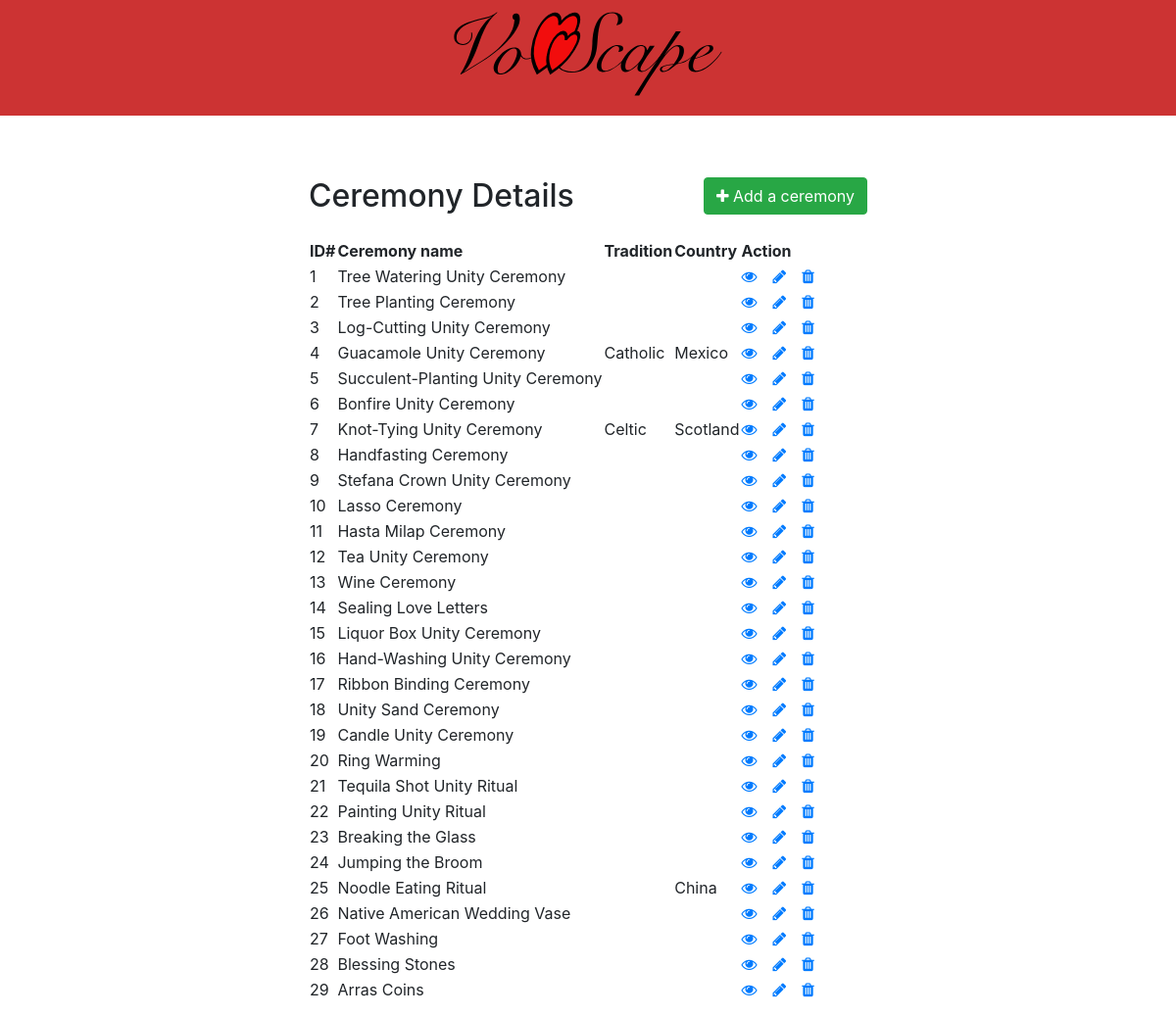
Screenshot of /crud.php with the database file from the repository.
### tables this page shows
CREATE TABLE `ceremonies` (
  `id` int(11) NOT NULL,
  `name` text NOT NULL,
  `description` text NOT NULL,
  `tradition` text NOT NULL,
  `country` text NOT NULL,
  `media1` text DEFAULT NULL,
  `media2` text DEFAULT NULL,
  `notes` text DEFAULT NULL,
  `status` varchar(2) DEFAULT NULL
);

### crud.php (the view, shortened to what this page needs)
<!DOCTYPE html>
<html lang="en">
<head>
  <link rel="stylesheet" href="styles.css">
  <link rel="stylesheet" href="https://stackpath.bootstrapcdn.com/bootstrap/4.5.2/css/bootstrap.min.css">
  <link rel="stylesheet" href="https://maxcdn.bootstrapcdn.com/font-awesome/4.7.0/css/font-awesome.min.css">
  <link rel="stylesheet" type="text/css" href="https://cdn.datatables.net/2.0.5/css/dataTables.dataTables.min.css">
</head>
<body>
<div class="header">
  <h1 id="ceremony_name"><a href="index.php"><img src="images/vowscape-logo.svg" alt="VowScape" height="100 px" ></a></h1>
</div>
<div class="wrapper">
  <div class="container-fluid">
    <div class="row">
      <div class="col-md-12">
        <div class="mt-5 mb-3 clearfix">
          <h2 class="pull-left">Ceremony Details</h2>
          <a href="create.php" class="btn btn-success pull-right"><i class="fa fa-plus"></i> Add a ceremony</a>
        </div>
        <?php
        require_once "db_configuration.php";
        $sql = "SELECT * FROM ceremonies";
        if ($result = mysqli_query($link, $sql)) {
          if (mysqli_num_rows($result) > 0) {
            echo '<table id="datatable" class="display">';
            echo "<thead>";
            echo "<tr>";
            echo "<th>ID#</th>";
            echo "<th>Ceremony name</th>";
            echo "<th>Tradition</th>";
            echo "<th>Country</th>";
            echo "<th>Action</th>";
            echo "</tr>";
            echo "</thead>";
            echo "<tbody>";
            while ($row = mysqli_fetch_array($result)) {
              echo "<tr>";
              echo "<td>" . $row['id'] . "</td>";
              echo "<td>" . $row['name'] . "</td>";
              echo "<td>" . $row['tradition'] . "</td>";
              echo "<td>" . $row['country'] . "</td>";
              echo "<td>";
              echo '<a href="read.php?id=' . $row['id'] . '" class="mr-3" title="View Ceremony" data-toggle="tooltip"><span class="fa fa-eye"></span></a>';
              echo '<a href="update.php?id=' . $row['id'] . '" class="mr-3" title="Update Ceremony" data-toggle="tooltip"><span class="fa fa-pencil"></span></a>';
              echo '<a href="delete.php?id=' . $row['id'] . '" title="Delete Ceremony" data-toggle="tooltip"><span class="fa fa-trash"></span></a>';
              echo "</td>";
              echo "</tr>";
            }
            echo "</tbody>";
            echo "</table>";
          } else {
            echo '<div class="alert alert-danger"><em>No ceremonies found.</em></div>';
          }
        } else {
          echo "Oops! Something went wrong. Please try again later.";
        }
        ?>
      </div>
    </div>
  </div>
</div>
</body>
</html>

### styles.css (style rules this page uses)
* { box-sizing: border-box; }
.row::after { content: ""; clear: both; display: table; }
[class*="col-"] { float: left; padding: 15px; }
html { font-family: "Lucida Sans", sans-serif; }
.header { background-color: #cc3333; color: #ffffff; font-size: 10px; padding: 5px; text-align: center }
[class*="col-"] { width: 100%; }

### crud.php (style rules this page uses)
.wrapper { width: 600px; margin: 0 auto; }
table tr td:last-child { width: 120px; }

### rows the page displays
ceremonies: id "1", name "Tree Watering Unity Ceremony"
ceremonies: id "2", name "Tree Planting Ceremony"
ceremonies: id "3", name "Log-Cutting Unity Ceremony"
ceremonies: id "4", name "Guacamole Unity Ceremony", tradition "Catholic", country "Mexico"
ceremonies: id "5", name "Succulent-Planting Unity Ceremony"
ceremonies: id "6", name "Bonfire Unity Ceremony"
ceremonies: id "7", name "Knot-Tying Unity Ceremony", tradition "Celtic", country "Scotland"
ceremonies: id "8", name "Handfasting Ceremony"
ceremonies: id "9", name "Stefana Crown Unity Ceremony"
ceremonies: id "10", name "Lasso Ceremony"
ceremonies: id "11", name "Hasta Milap Ceremony"
ceremonies: id "12", name "Tea Unity Ceremony"
ceremonies: id "13", name "Wine Ceremony"
ceremonies: id "14", name "Sealing Love Letters"
ceremonies: id "15", name "Liquor Box Unity Ceremony"
ceremonies: id "16", name "Hand-Washing Unity Ceremony"
ceremonies: id "17", name "Ribbon Binding Ceremony"
ceremonies: id "18", name "Unity Sand Ceremony"
ceremonies: id "19", name "Candle Unity Ceremony"
ceremonies: id "20", name "Ring Warming"
ceremonies: id "21", name "Tequila Shot Unity Ritual"
ceremonies: id "22", name "Painting Unity Ritual"
ceremonies: id "23", name "Breaking the Glass"
ceremonies: id "24", name "Jumping the Broom"
ceremonies: id "25", name "Noodle Eating Ritual", country "China"
ceremonies: id "26", name "Native American Wedding Vase"
ceremonies: id "27", name "Foot Washing"
ceremonies: id "28", name "Blessing Stones"
ceremonies: id "29", name "Arras Coins"
